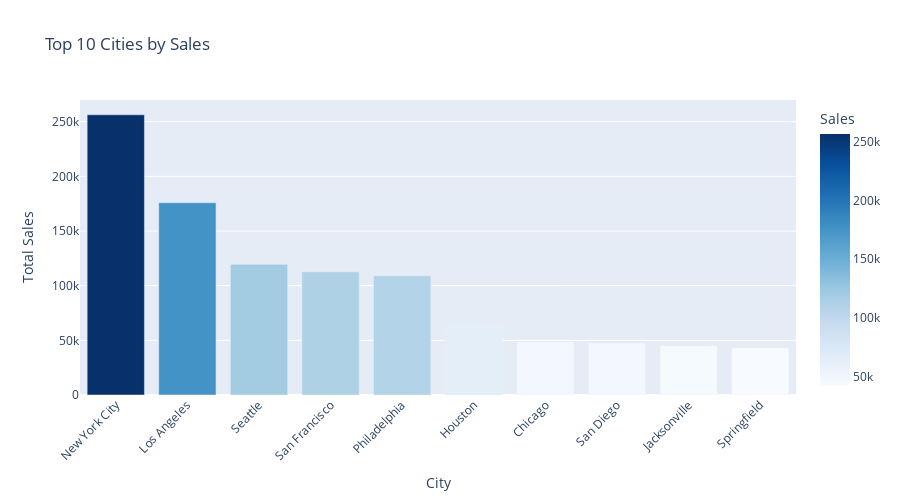

Here is the notebook cell this chart was saved with:
### Code cell
fig = px.bar(
    city_sales,
    x='City',
    y='Sales',
    color='Sales',
    color_continuous_scale='Blues', 
    title='Top 10 Cities by Sales'
)

fig.update_layout(
    xaxis_title='City',
    yaxis_title='Total Sales',
    xaxis_tickangle=-45,
    height=500
)

fig.show()

### Figure 1 — Plotly figure (JSON) as saved in the notebook; plotly's stock layout.template omitted (floating-point values rounded to 4 significant figures)
{"data": [{"alignmentgroup": "True", "hovertemplate": "City=%{x}<br>Sales=%{marker.color}<extra></extra>", "legendgroup": "", "marker": {"color": [256400.0, 175900.0, 119500.0, 112700.0, 109100.0, 64500.0, 48540.0, 47520.0, 44710.0, 43050.0], "coloraxis": "coloraxis", "pattern": {"shape": ""}}, "name": "", "offsetgroup": "", "orientation": "v", "showlegend": false, "textposition": "auto", "type": "bar", "x": ["New York City", "Los Angeles", "Seattle", "San Francisco", "Philadelphia", "Houston", "Chicago", "San Diego", "Jacksonville", "Springfield"], "xaxis": "x", "y": [256400.0, 175900.0, 119500.0, 112700.0, 109100.0, 64500.0, 48540.0, 47520.0, 44710.0, 43050.0], "yaxis": "y"}], "layout": {"barmode": "relative", "coloraxis": {"colorbar": {"title": {"text": "Sales"}}, "colorscale": [[0, "rgb(247,251,255)"], [0.125, "rgb(222,235,247)"], [0.25, "rgb(198,219,239)"], [0.375, "rgb(158,202,225)"], [0.5, "rgb(107,174,214)"], [0.625, "rgb(66,146,198)"], [0.75, "rgb(33,113,181)"], [0.875, "rgb(8,81,156)"], [1, "rgb(8,48,107)"]]}, "height": 500, "legend": {"tracegroupgap": 0}, "title": {"text": "Top 10 Cities by Sales"}, "xaxis": {"anchor": "y", "domain": [0, 1], "tickangle": -45, "title": {"text": "City"}}, "yaxis": {"anchor": "x", "domain": [0, 1], "title": {"text": "Total Sales"}}}}
